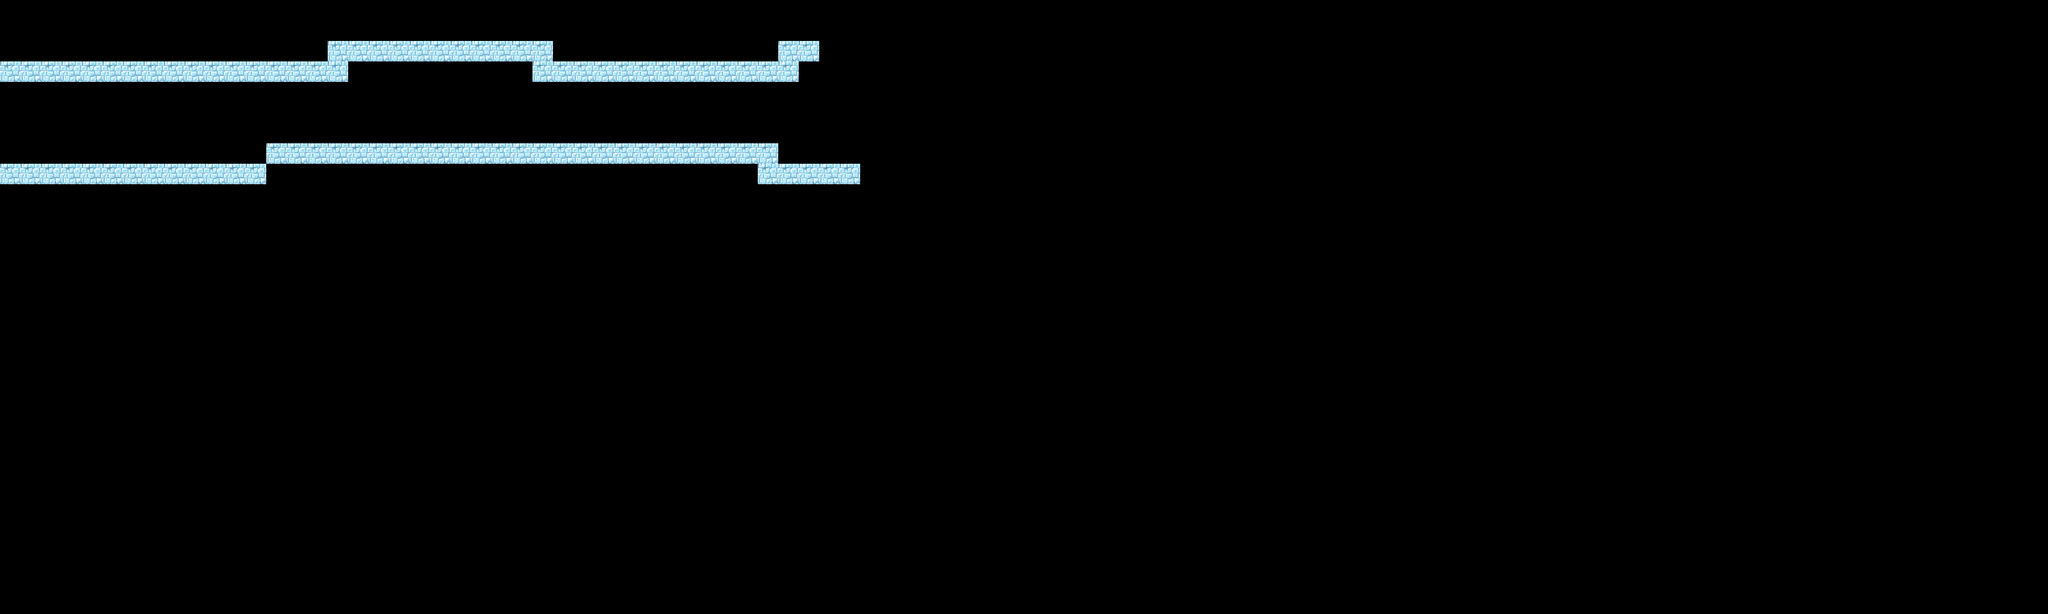

Tiled map render using the project's own tile images. Description and the map definition, with tile-layer contents summarised, below:
An orthogonal 100x30 tile map with 32x32 px tiles, 1 tile layer (Solid).

<map version="1.0" orientation="orthogonal" width="100" height="30" tilewidth="32" tileheight="32">
 <tileset firstgid="1" name="imgbb4a4eda526c876" tilewidth="32" tileheight="32">
  <image source="imgbb4a4eda526c876.png" trans="ff00ff" width="256" height="992" />
 </tileset>
 <layer name="Solid" width="100" height="30">
  <data>[3000 cells, 86 non-empty, 1 distinct tile ids]</data>
 </layer>
</map>
